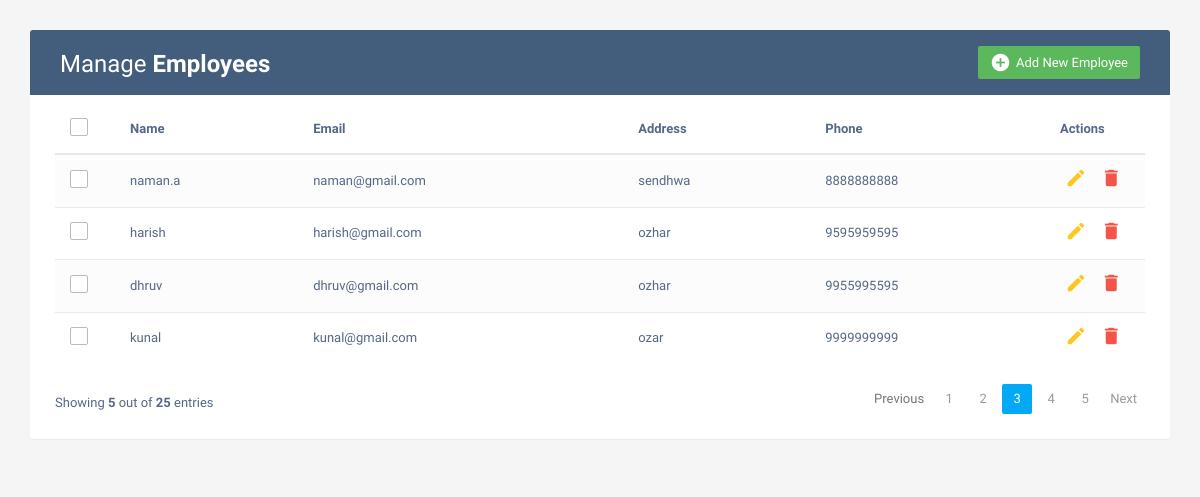
The page / on the database its author committed.
### crud_app/models.py (models this page shows, shortened)
class Employees(models.Model):
    name=models.CharField(max_length=100)
    email=models.CharField(max_length=100)
    address=models.TextField()
    phone=models.IntegerField()

### django_crud/views.py (the view)
# urls.py: path('',views.index, name="home"),
def index(request):
    emp=Employees.objects.all()
    context={
        "emp":emp,
    }
    return render(request,"index.html",context)

### templates/index.html (shortened to what this page needs)
<!DOCTYPE html>
<html lang="en">
<head>
<link rel="stylesheet" href="https://maxcdn.bootstrapcdn.com/font-awesome/4.7.0/css/font-awesome.min.css">
<link rel="stylesheet" href="https://maxcdn.bootstrapcdn.com/bootstrap/3.3.7/css/bootstrap.min.css">
  <body>
    <div class="container">
        <div class="table-wrapper">
            <div class="table-title">
                <div class="row">
                    <div class="col-sm-6">
						<h2>Manage <b>Employees</b></h2>
					</div>
					<div class="col-sm-6">
						<a href="#addEmployeeModal" class="btn btn-success" data-toggle="modal"><i class="material-icons">&#xE147;</i> <span>Add New Employee</span></a>
					</div>
                </div>
            </div>
            <table class="table table-striped table-hover">
                <thead>
                    <tr>
						<th>
							<span class="custom-checkbox">
								<label for="selectAll"></label>
							</span>
						</th>
                        <th>Name</th>
                        <th>Email</th>
						<th>Address</th>
                        <th>Phone</th>
                        <th>Actions</th>
                    </tr>
                </thead>
                <tbody>
					{% for i in emp %}
                    <tr>
						<td>
							<span class="custom-checkbox">
								<label for="checkbox1"></label>
							</span>
						</td>
                        <td>{{i.name}}</td>
                        <td>{{i.email}}</td>
						<td>{{i.address}}</td>
                        <td>{{i.phone}}</td>
                        <td>
                            <a href="#editEmployeeModal-{{forloop.counter}}" class="edit" data-toggle="modal"><i class="material-icons" data-toggle="tooltip" title="Edit">&#xE254;</i></a>
                            <a href="#deleteEmployeeModal-{{forloop.counter}}" class="delete" data-toggle="modal"><i class="material-icons" data-toggle="tooltip" title="Delete">&#xE872;</i></a>
                        </td>
                    </tr>
					{% endfor %}
                </tbody>
            </table>
			<div class="clearfix">
                <div class="hint-text">Showing <b>5</b> out of <b>25</b> entries</div>
                <ul class="pagination">
                    <li class="page-item disabled"><a href="#">Previous</a></li>
                    <li class="page-item"><a href="#" class="page-link">1</a></li>
                    <li class="page-item"><a href="#" class="page-link">2</a></li>
                    <li class="page-item active"><a href="#" class="page-link">3</a></li>
                    <li class="page-item"><a href="#" class="page-link">4</a></li>
                    <li class="page-item"><a href="#" class="page-link">5</a></li>
                    <li class="page-item"><a href="#" class="page-link">Next</a></li>
                </ul>
            </div>
        </div>
    </div>
</body>
</html>

### templates/index.html (style rules this page uses)
body { color: #566787; background: #f5f5f5; font-family: 'Varela Round', sans-serif; font-size: 13px; }
.table-wrapper { background: #fff; padding: 20px 25px; margin: 30px 0; border-radius: 3px; box-shadow: 0 1px 1px rgba(0,0,0,.05); }
.table-title { padding-bottom: 15px; background: #435d7d; color: #fff; padding: 16px 30px; margin: -20px -25px 10px; border-radius: 3px 3px 0 0; }
.table-title h2 { margin: 5px 0 0; font-size: 24px; }
.table-title .btn { color: #fff; float: right; font-size: 13px; border: none; min-width: 50px; border-radius: 2px; border: none; outline: none !important; margin-left: 10px; }
.table-title .btn i { float: left; font-size: 21px; margin-right: 5px; }
.table-title .btn span { float: left; margin-top: 2px; }
table.table tr th, table.table tr td { border-color: #e9e9e9; padding: 12px 15px; vertical-align: middle; }
table.table tr th:first-child { width: 60px; }
table.table tr th:last-child { width: 100px; }
table.table-striped tbody tr:nth-of-type(odd) { background-color: #fcfcfc; }
table.table td:last-child i { opacity: 0.9; font-size: 22px; margin: 0 5px; }
table.table td a { font-weight: bold; color: #566787; display: inline-block; text-decoration: none; outline: none !important; }
table.table td a.edit { color: #FFC107; }
table.table td a.delete { color: #F44336; }
table.table td i { font-size: 19px; }
.pagination { float: right; margin: 0 0 5px; }
.pagination li a { border: none; font-size: 13px; min-width: 30px; min-height: 30px; color: #999; margin: 0 2px; line-height: 30px; border-radius: 2px !important; text-align: center; padding: 0 6px; }
.pagination li.active a, .pagination li.active a.page-link { background: #03A9F4; }
.hint-text { float: left; margin-top: 10px; font-size: 13px; }
.custom-checkbox { position: relative; }
.custom-checkbox label:before { width: 18px; height: 18px; }
.custom-checkbox label:before { content: ''; margin-right: 10px; display: inline-block; vertical-align: text-top; background: white; border: 1px solid #bbb; border-radius: 2px; box-sizing: border-box; z-index: 2; }

### rows shown on the page
Employees: name "naman.a", email "naman@gmail.com", address "sendhwa", phone "8888888888"
Employees: name "harish", email "harish@gmail.com", address "ozhar", phone "9595959595"
Employees: name "dhruv", email "dhruv@gmail.com", address "ozhar", phone "9955995595"
Employees: name "kunal", email "kunal@gmail.com", address "ozar", phone "9999999999"
